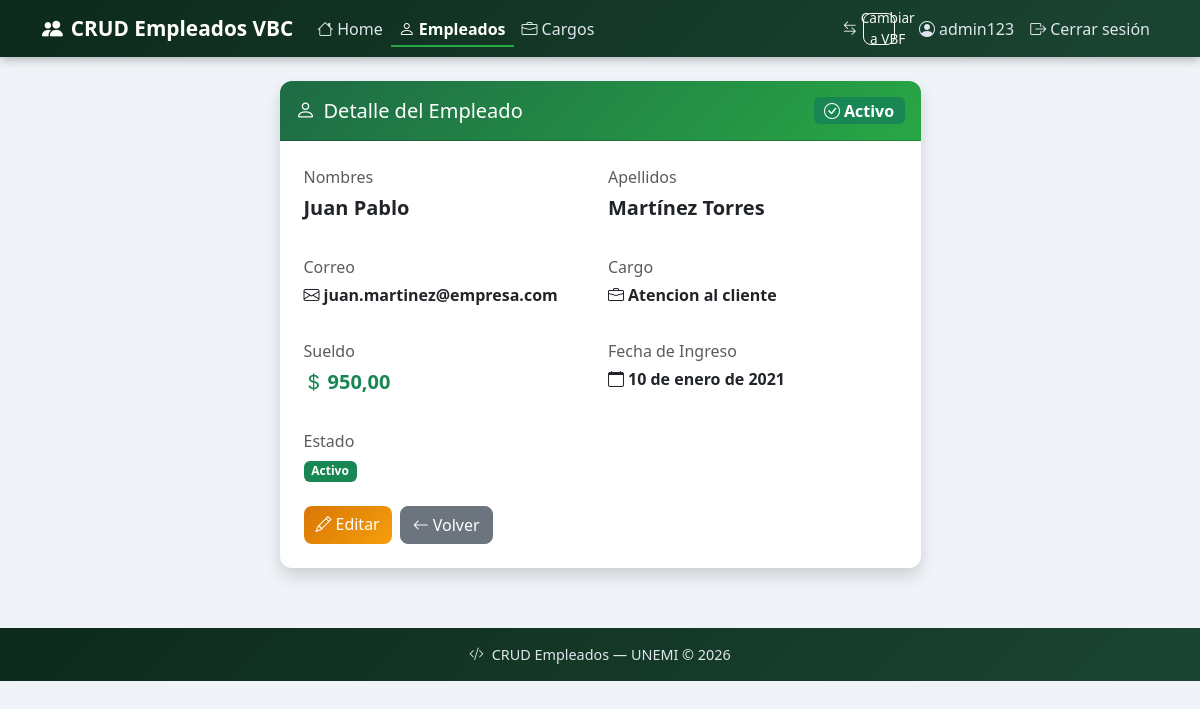
Screenshot of /vbc/empleados/detalle/8/ (signed in) with the database file from the repository.
### empleados/models.py (models this page shows, shortened)
class Empleado(models.Model):
    nombres = models.CharField(max_length=100)
    apellidos = models.CharField(max_length=100)
    correo = models.EmailField()
    sueldo = models.DecimalField(max_digits=10, decimal_places=2)
    fecha_ingreso = models.DateField()
    cargo = models.ForeignKey(Cargo, on_delete=models.CASCADE)
    activo = models.BooleanField(default=True)

class Cargo(models.Model):
    nombre = models.CharField(max_length=100)
    descripcion = models.CharField(max_length=200, blank=True, null=True)
    def __str__(self):
        return self.nombre

### empleados_vbc/views.py (the view)
# urls.py: path('vbc/empleados/detalle/<int:pk>/', views.EmpleadoDetailView.as_view(), name='vbc_empleado_detalle'),
class EmpleadoDetailView(LoginRequiredMixin, DetailView):
    model = Empleado
    template_name = 'empleados_vbc/empleado_detalle.html'
    context_object_name = 'empleado'

### empleados_vbc/templates/empleados_vbc/empleado_detalle.html
{% extends 'empleados_vbc/base.html' %}
{% block content %}
<div class="row justify-content-center">
    <div class="col-md-7">
        <div class="card shadow">
            <div class="card-header py-3 d-flex justify-content-between align-items-center">
                <h5 class="mb-0"><i class="bi bi-person me-2"></i>Detalle del Empleado</h5>
                {% if empleado.activo %}
                <span class="badge bg-success fs-6"><i class="bi bi-check-circle me-1"></i>Activo</span>
                {% else %}
                <span class="badge bg-danger fs-6"><i class="bi bi-x-circle me-1"></i>Inactivo</span>
                {% endif %}
            </div>
            <div class="card-body p-4">
                <div class="row g-3">
                    <div class="col-md-6">
                        <p class="text-muted mb-1">Nombres</p>
                        <p class="fw-semibold fs-5">{{ empleado.nombres }}</p>
                    </div>
                    <div class="col-md-6">
                        <p class="text-muted mb-1">Apellidos</p>
                        <p class="fw-semibold fs-5">{{ empleado.apellidos }}</p>
                    </div>
                    <div class="col-md-6">
                        <p class="text-muted mb-1">Correo</p>
                        <p class="fw-semibold"><i class="bi bi-envelope me-1"></i>{{ empleado.correo }}</p>
                    </div>
                    <div class="col-md-6">
                        <p class="text-muted mb-1">Cargo</p>
                        <p class="fw-semibold"><i class="bi bi-briefcase me-1"></i>{{ empleado.cargo }}</p>
                    </div>
                    <div class="col-md-6">
                        <p class="text-muted mb-1">Sueldo</p>
                        <p class="fw-semibold text-success fs-5"><i class="bi bi-currency-dollar me-1"></i>{{ empleado.sueldo }}</p>
                    </div>
                    <div class="col-md-6">
                        <p class="text-muted mb-1">Fecha de Ingreso</p>
                        <p class="fw-semibold"><i class="bi bi-calendar me-1"></i>{{ empleado.fecha_ingreso }}</p>
                    </div>
                    <div class="col-md-6">
                        <p class="text-muted mb-1">Estado</p>
                        {% if empleado.activo %}
                        <span class="badge bg-success">Activo</span>
                        {% else %}
                        <span class="badge bg-danger">Inactivo</span>
                        {% endif %}
                    </div>
                </div>
                <div class="d-flex gap-2 mt-4">
                    <a href="{% url 'vbc_empleado_editar' empleado.pk %}" class="btn btn-warning">
                        <i class="bi bi-pencil me-1"></i>Editar
                    </a>
                    <a href="{% url 'vbc_empleado_lista' %}" class="btn btn-secondary">
                        <i class="bi bi-arrow-left me-1"></i>Volver
                    </a>
                </div>
            </div>
        </div>
    </div>
</div>
{% endblock %}

### empleados_vbc/templates/empleados_vbc/base.html (shortened to what this page needs)
{% load static %}
<!DOCTYPE html>
<html lang="es">
<head>
    <link href="https://cdn.jsdelivr.net/npm/bootstrap@5.3.0/dist/css/bootstrap.min.css" rel="stylesheet">
    <link href="https://cdn.jsdelivr.net/npm/bootstrap-icons@1.11.0/font/bootstrap-icons.css" rel="stylesheet">
    <link rel="stylesheet" href="{% static 'empleados_vbc/css/styles.css' %}">
</head>
<body>
    <nav class="navbar navbar-expand-lg navbar-dark">
        <div class="container">
            <a class="navbar-brand" href="{% url 'home' %}">
                <i class="bi bi-people-fill me-2"></i>CRUD Empleados VBC
            </a>
            <div class="collapse navbar-collapse" id="navbarNav">
                <ul class="navbar-nav me-auto">
                    <li class="nav-item">
                        <a class="nav-link {% if request.resolver_match.url_name == 'home' %}active fw-bold{% endif %}" href="{% url 'home' %}">
                            <i class="bi bi-house me-1"></i>Home
                        </a>
                    </li>
                    <li class="nav-item">
                        <a class="nav-link {% if 'vbc_empleado' in request.resolver_match.url_name %}active fw-bold{% endif %}" href="{% url 'vbc_empleado_lista' %}">
                            <i class="bi bi-person me-1"></i>Empleados
                        </a>
                    </li>
                    <li class="nav-item">
                        <a class="nav-link {% if 'vbc_cargo' in request.resolver_match.url_name %}active fw-bold{% endif %}" href="{% url 'vbc_cargo_lista' %}">
                            <i class="bi bi-briefcase me-1"></i>Cargos
                        </a>
                    </li>
                </ul>
                <ul class="navbar-nav ms-auto align-items-center">
                    <li class="nav-item">
                        <a class="btn btn-outline-light btn-sm me-3" href="{% url 'empleado_lista' %}">
                            <i class="bi bi-arrow-left-right me-1"></i>Cambiar a VBF
                        </a>
                    </li>
                    <li class="nav-item">
                        <a class="nav-link" href="{% url 'perfil' %}">
                            <i class="bi bi-person-circle me-1"></i>{{ request.user.username }}
                        </a>
                    </li>
                    <li class="nav-item">
                        <a class="nav-link" href="{% url 'logout' %}">
                            <i class="bi bi-box-arrow-right me-1"></i>Cerrar sesión
                        </a>
                    </li>
                </ul>
            </div>
        </div>
    </nav>
    <div class="container mt-4">
        {% block content %}{% endblock %}
    </div>
    <footer>
        <p class="mb-0"><i class="bi bi-code-slash me-2"></i>CRUD Empleados — UNEMI © 2026</p>
    </footer>
</body>
</html>

### empleados_vbc/static/empleados_vbc/css/styles.css (style rules this page uses)
:root { --verde-oscuro: #0d2a1b; --verde-medio: #1b4532; --verde-acento: #1e6b45; --verde-claro: #28a745; --texto-claro: #e0e6ed; }
body { background-color: #f0f4f8; font-family: 'Segoe UI', sans-serif; }
.navbar { background: linear-gradient(135deg, var(--verde-oscuro), var(--verde-medio)) !important; box-shadow: 0 2px 10px rgba(0,0,0,0.3); }
.navbar-brand { font-weight: 700; font-size: 1.3rem; color: white !important; }
.nav-link { color: var(--texto-claro) !important; transition: color 0.2s; }
.card { border: none; border-radius: 12px; box-shadow: 0 4px 15px rgba(0,0,0,0.08); }
.card-header { border-radius: 12px 12px 0 0 !important; background: linear-gradient(135deg, var(--verde-acento), var(--verde-claro)); color: white; font-weight: 600; }
.btn-warning { border-radius: 8px; font-weight: 500; }
.btn-secondary { border-radius: 8px; font-weight: 500; }
footer { background: linear-gradient(135deg, var(--verde-oscuro), var(--verde-medio)); color: var(--texto-claro); text-align: center; padding: 16px; margin-top: 60px; font-size: 0.9rem; }
.navbar .nav-link.active { color: white !important; border-bottom: 2px solid var(--verde-claro); padding-bottom: 4px; }
.btn-sm { width: 32px; height: 32px; padding: 0; display: inline-flex; align-items: center; justify-content: center; border-radius: 8px; font-size: 0.85rem; transition: all 0.2s; }
.btn-warning { background: linear-gradient(135deg, #d97706, #f59e0b); border: none; color: white; }

### rows the page displays
Empleado: nombres "Juan Pablo", apellidos "Martínez Torres", correo "juan.martinez@empresa.com", cargo "Atencion al cliente", sueldo "950,00", fecha_ingreso "10 de enero de 2021"

### other values shown
{{ request.user.username }} "admin123"
